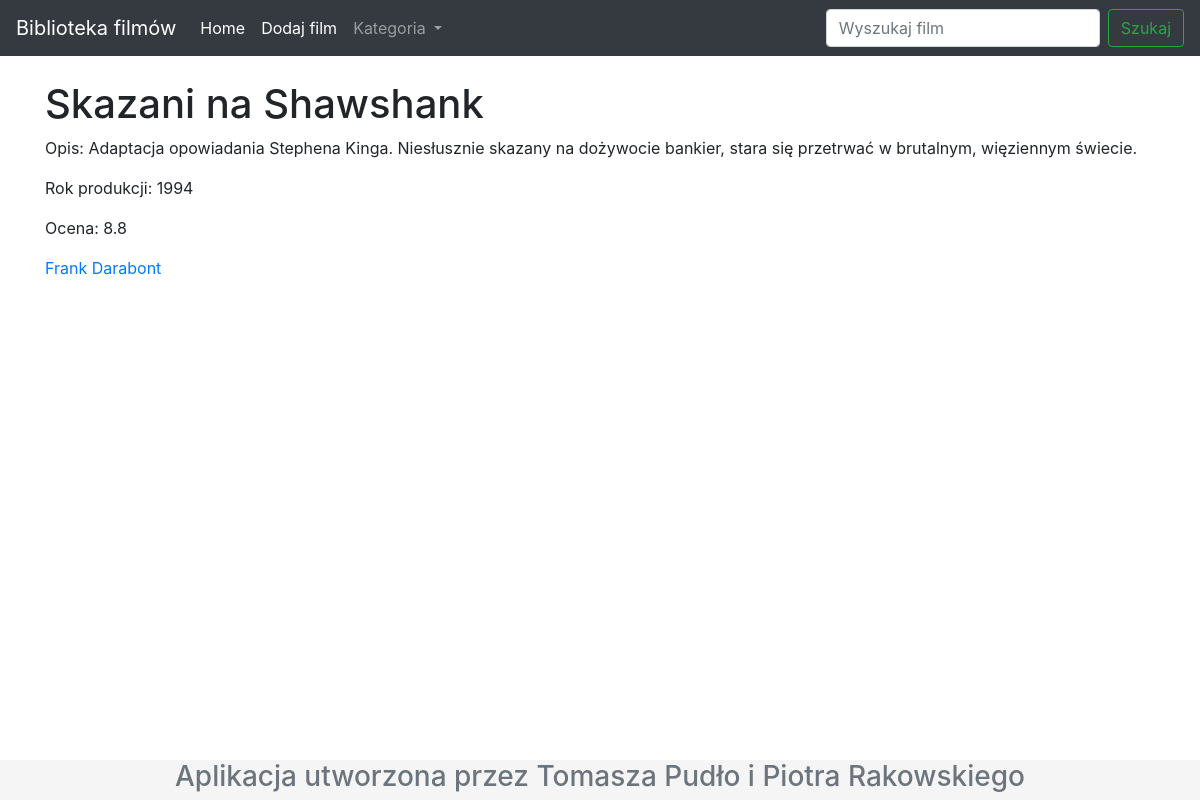
/film/3/, run on the app's committed database.
### Filmy/models.py (models this page shows, shortened)
class Filmy(models.Model):
    tytul = models.CharField(max_length=100)
    opis = models.TextField(blank=True)
    rok_produkcji = models.DecimalField(max_digits=4, decimal_places=0)
    ocena = models.DecimalField(max_digits=2, decimal_places=1)
    rezyser = models.ForeignKey(Rezyser, on_delete=models.CASCADE, null=True)
    gatunek = models.ManyToManyField(Gatunek)
    class Meta:
        verbose_name = "Filmy"
        verbose_name_plural = "Filmy"

class Rezyser(models.Model):
    imie = models.CharField(max_length=15)
    nazwisko = models.CharField(max_length=25)
    pochodzenie = models.CharField(max_length=25)
    def __str__(self):
        return self.imie + ' ' + self.nazwisko
    class Meta:
        verbose_name = "Reżyser"
        verbose_name_plural = "Reżyser"

### Filmy/views.py (the view)
# urls.py: path('film/<id>/', film, name='film'),
def film(request, id):
    film_user = Filmy.objects.get(pk=id)
    gatunki = Gatunek.objects.all()
    dane = {'film_user': film_user, 'gatunki': gatunki }
    return render(request, 'film.html', dane)

### Filmy/templates/film.html
    {% extends 'szablon.html' %}
    {% load static %}
    {% block content %}
    {% if film_user %}
        <h1> {{ film_user.tytul }}</h1>
        <p> Opis: {{ film_user.opis }} </p>
        <p> Rok produkcji: {{ film_user.rok_produkcji }} </p>
        <p> Ocena: {{ film_user.ocena }} </p>
        <a href="/rezyser/{{ film_user.rezyser.id }}"> {{ film_user.rezyser }} </a>
    {% else %}
        <p> Nie ma filmu o takim id.</p>
    {% endif %}
    {% endblock content %}

### Filmy/templates/szablon.html (style rules this page uses)
html { position: relative; min-height: 100%; }
body { margin-bottom: 40px; }

### data on the page
Filmy: tytul "Skazani na Shawshank", opis "Adaptacja opowiadania Stephena Kinga. Niesłusznie skazany na dożywocie bankier, stara się przetrwać w brutalnym, więziennym świecie.", rok_produkcji "1994", ocena "8.8", rezyser "Frank Darabont"
